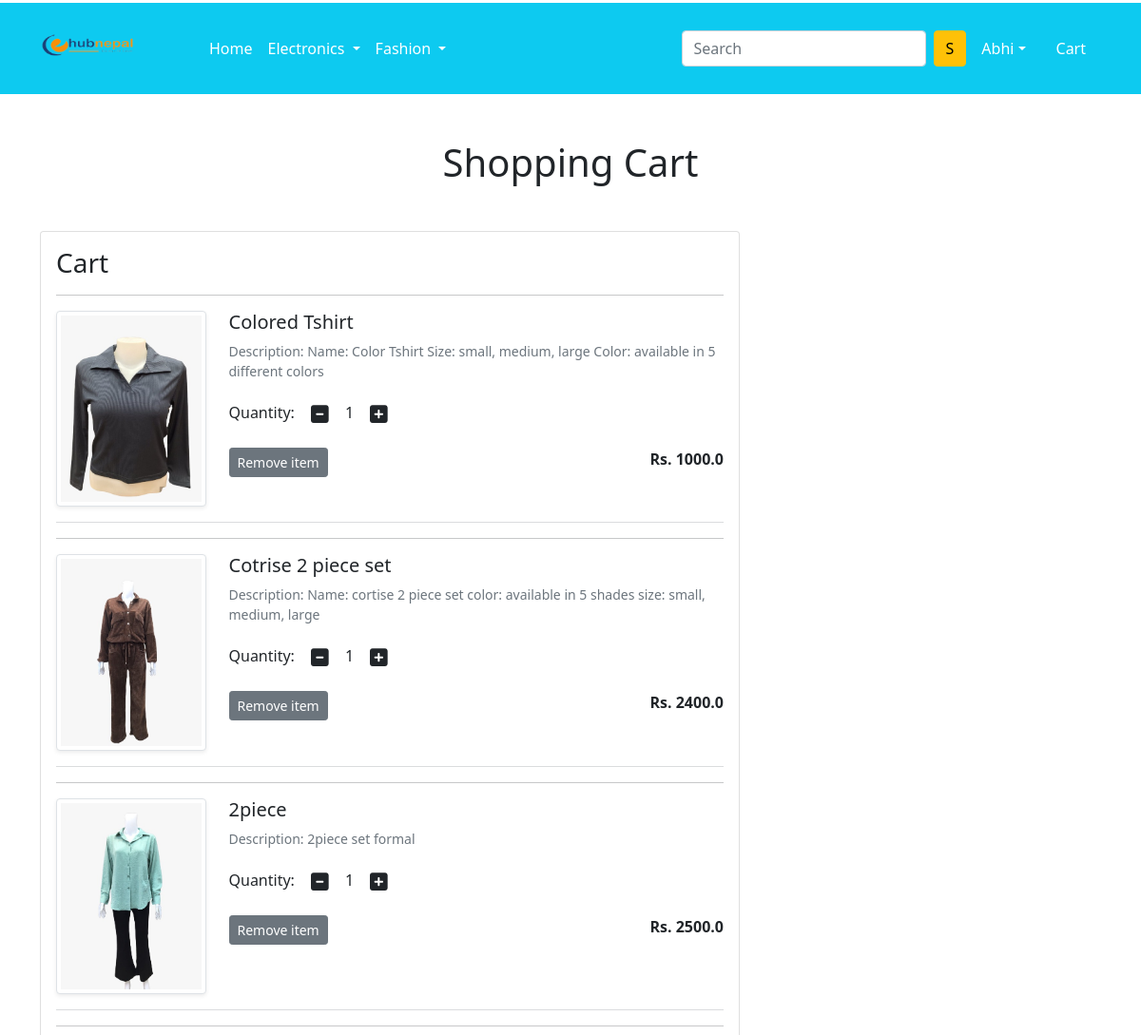
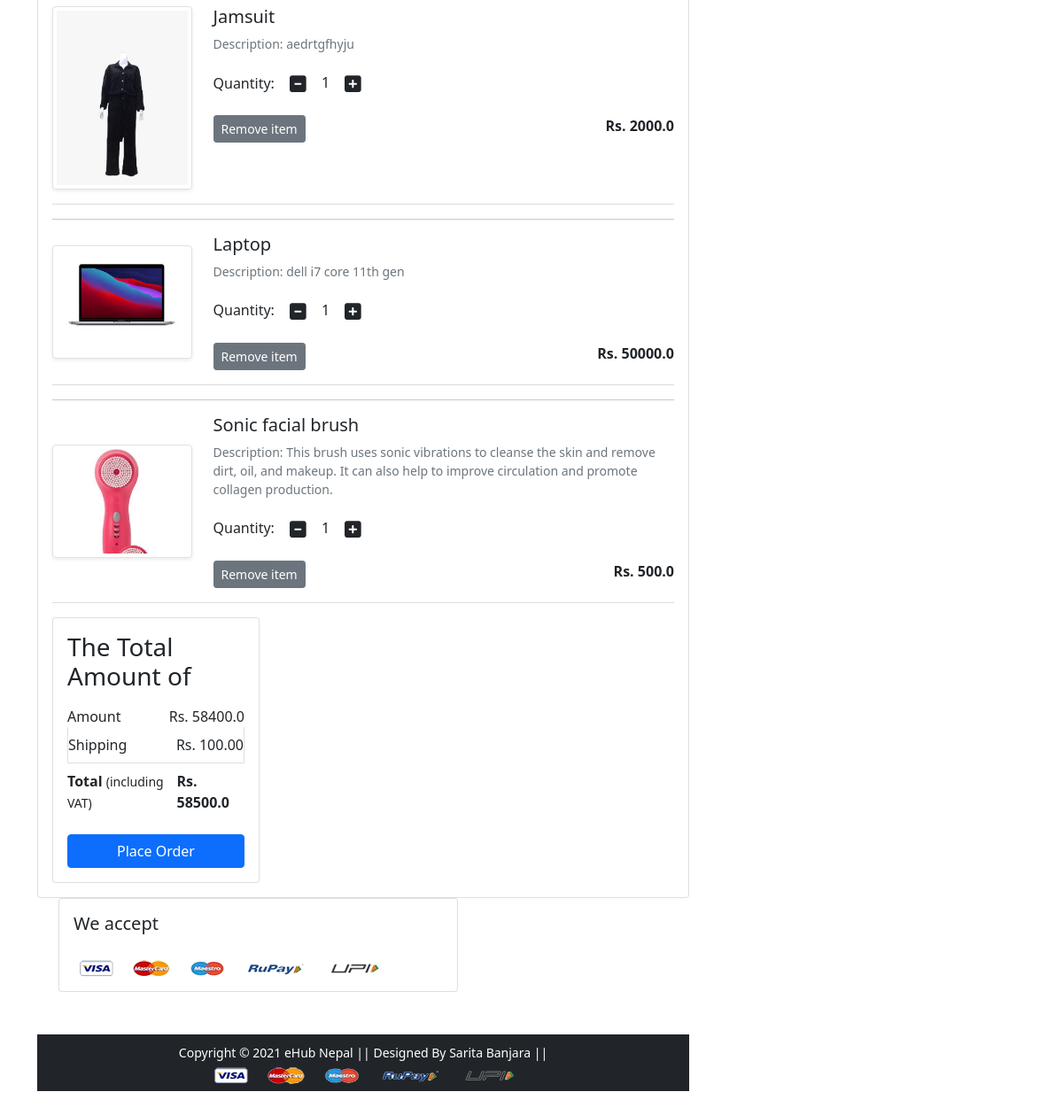
Page /cart/ (signed in) on the committed database (2 pictures, top to bottom).
### app/models.py (models this page shows, shortened)
class Cart(models.Model):
    user = models.ForeignKey(User, on_delete=models.CASCADE)
    product = models.ForeignKey(Product, on_delete=models.CASCADE)
    quantity = models.PositiveBigIntegerField(default=1)

class Product(models.Model):
    title = models.CharField(max_length=100)
    selling_price = models.FloatField()
    discounted_price = models.FloatField()
    description = models.TextField()
    brand = models. CharField(max_length=100)
    category = models.CharField(choices=CATEGORY_CHOICES, max_length=2)
    product_image = models.ImageField(upload_to='produtimg')

### app/views.py (the view)
# urls.py: path('cart/', views.show_cart, name='showcart'),
def show_cart(request):
    if request.user.is_authenticated:
        user = request.user
        cart = Cart.objects.filter(user=user)
        amount= 0.0
        shipping_amount= 100.0
        total_amount = 0.0
        cart_product = [p for p in Cart.objects.all() if p.user ==user]
        if cart_product:
            for p in cart_product:
                tempamount = (p.quantity * p.product.selling_price)
                amount += tempamount
                totalamount = amount + shipping_amount
            return render(request, 'app/addtocart.html', {'carts':cart, 'amount':amount, 'totalamount': totalamount})
        else:
            return render(request, 'app/emptycart.html')

### app/templates/app/addtocart.html (shortened to what this page needs)
{% extends 'app/base.html' %} {% load static %}
{% block main-content %}
<div class="container my-5">
  <div class="row">
    <h1 class="text-center mb-5">Shopping Cart</h1>
    <div class="col-sm-8">
      <div class="card">
        <div class="card-body">
          <h3>Cart</h3>
          {% for cart in carts %}
          <hr>
          <div class="row">
            <div class="col-sm-3 text-center align-self-center">
            <img src="{{cart.product.product_image.url}}"alt="image" srcset="" class="img-fluid img-thumbnail shadow-sm"height="300"width="300"/>
            </div>
            <div class="col-sm-9">
              <div>
                <h5>{{cart.product.title}}</h5>
                <p class="mb-2 text-muted small">Description: {{cart.product.description}}</p>
                <div class="my-3">
                  <label for="quantity">Quantity:</label>
                  <a class="minus-cart btn"><i class="fas fa-minus-square fa-lg"></i></a>
                  <span id="quantity">{{cart.quantity}}</span>
                  <a class="plus-cart btn"><i class="fas fa-plus-square fa-lg"></i></a>
                </div>
                <div class="d-flex justify-content-between">
                  <a href="#" class="btn btn-sm btn-secondary mr-3">Remove item</a>
                  <p class="mb-0">
                    <span><strong>Rs. {{cart.product.selling_price}}</strong></span>
                  </p>
                </div>
              </div>
            </div>
          </div>
          <hr class="text-muted" />
          {% endfor %}
    <div class="col-sm-4">
      <div class="card">
        <div class="card-body">
          <h3>The Total Amount of</h3>
          <ul class="list-group">
            <li
              class="list-group-item d-flex justify-content-between align-items-center border-0 px-0 pb-0">Amount<span>Rs. {{amount}}</span>
            </li>
            <li
              class="list-group-item d-flex justify-content-between align-items-center px-0">Shipping<span>Rs. 100.00</span>
            </li>
            <li
              class="list-group-item d-flex justify-content-between align-items-center border-0 px-0 mb-3">
              <div><strong>Total</strong> <small>(including VAT)</small></div>
              <span><strong>Rs. {{totalamount}}</strong></span>
            </li>
          </ul>
          <div class="d-grid">
            <a href="{% url 'checkout' %}" class="btn btn-primary">Place Order</a>
          </div>
        </div>
      </div>
    </div>
  </div>
</div>
<div class="container">
  <div class="row">
    <div class="col-sm-8">
      <div class="card">
        <div class="card-body">
          <h5 class="mb-4">We accept</h5>
          <img
            src="{% static 'app/images/payment.png' %}"
            alt=""
            class="img-fluid"
          />
        </div>
      </div>
    </div>
  </div>
</div>
{% endblock main-content %}

### app/templates/app/base.html (shortened to what this page needs)
<!DOCTYPE html>
{% load static %}
<html lang="en">
  <head>
    <link
      href="https://cdn.jsdelivr.net/npm/bootstrap@5.0.0-beta1/dist/css/bootstrap.min.css"
      rel="stylesheet"
/>
    <link rel="stylesheet" href="{% static 'app/css/owl.carousel.min.css' %}" />
    <link rel="stylesheet" href="{% static 'app/css/all.min.css' %}" />
    <link rel="stylesheet" href="{% static 'app/css/style.css' %}" />
  </head>
  <body>
    <nav class="navbar navbar-expand-lg navbar-dark bg-info" style="margin-top:3px;">
      <div class="container">
      <div class="logo" style= "margin-right:70px;">
      <img src ="{% static 'app/images/banner/lo.png' %}" alt="logo" height="80" width="100";>
      </div>
        <div class="collapse navbar-collapse" id="navbarSupportedContent">
          <ul class="navbar-nav me-auto mb-2 mb-lg-0">
            <li class="nav-item">
              <a class="nav-link active" aria-current="page" href="/">Home</a>
            </li>
            <li class="nav-item dropdown">
              <a
                class="nav-link dropdown-toggle text-white"
                href="#"
                id="electronicsDropdown"
                role="button"
                data-bs-toggle="dropdown"
                aria-expanded="false">
                Electronics
              </a>
            </li>
            <li class="nav-item dropdown">
              <a
                class="nav-link dropdown-toggle text-white"
                href="#"
                id="fashionDropdown"
                role="button"
                data-bs-toggle="dropdown"
                aria-expanded="false"
              >
                Fashion
              </a>
            </li>
          </ul>
          <form class="d-flex">
            <input
              class="form-control me-2"
              type="search"
              placeholder="Search"
              aria-label="Search"
            />
            <button class="btn btn-warning" type="submit">S</button>
          </form>
          <div>
            <ul class="navbar-nav me-auto mb-2 mb-lg-0">
            {% if request.user.is_authenticated %}
              <li class="nav-item dropdown mx-2">
                <a
                  class="nav-link dropdown-toggle text-white"
                  href="#"
                  id="profileDropdown"
                  role="button"
                  data-bs-toggle="dropdown"
                  aria-expanded="false">{{request.user.username|capfirst}}</a>
              </li>
              <li class="nav-item mx-2">
                <a href="{% url 'showcart' %}" class="nav-link text-white"
                  > Cart
                </a>
              </li>
              {% endif %}
            </ul>
          </div>
        </div>
      </div>
    </nav>
     {% block main-content %} {% endblock main-content %}
    <footer class="container-fluid bg-dark text-center p-2 mt-5">
      <small class="text-white"
        >Copyright &copy; 2021 eHub Nepal || Designed By Sarita Banjara ||
      </small>
      <img
        src="{% static 'app/images/payment.png' %}"
        alt=""
        srcset=""
        class="img-fluid"
        height="2px"
      />
    </footer>
  </body>
</html>

### rows in the picture
Cart: product.product_image (picture), product "Colored Tshirt", product.description "Name: Color Tshirt Size: small, medium, large Color: available in 5 different colors", quantity "1", product.selling_price "1000.0"
Cart: product.product_image (picture), product "Cotrise 2 piece set", product.description "Name: cortise 2 piece set color: available in 5 shades size: small, medium, large", quantity "1", product.selling_price "2400.0"
Cart: product.product_image (picture), product "2piece", product.description "2piece set formal", quantity "1", product.selling_price "2500.0"
Cart: product.product_image (picture), product "Jamsuit", product.description "aedrtgfhyju", quantity "1", product.selling_price "2000.0"
Cart: product.product_image (picture), product "Laptop", product.description "dell i7 core 11th gen", quantity "1", product.selling_price "50000.0"
Cart: product.product_image (picture), product "Sonic facial brush", product.description "This brush uses sonic vibrations to cleanse the skin and remove dirt, oil, and makeup. It can also help to improve circulation and promote collagen production.", quantity "1", product.selling_price "500.0"

### other values in the picture
{{ request.user.username|capfirst }} "Abhi"
{{ amount }} "58400.0"
{{ totalamount }} "58500.0"
